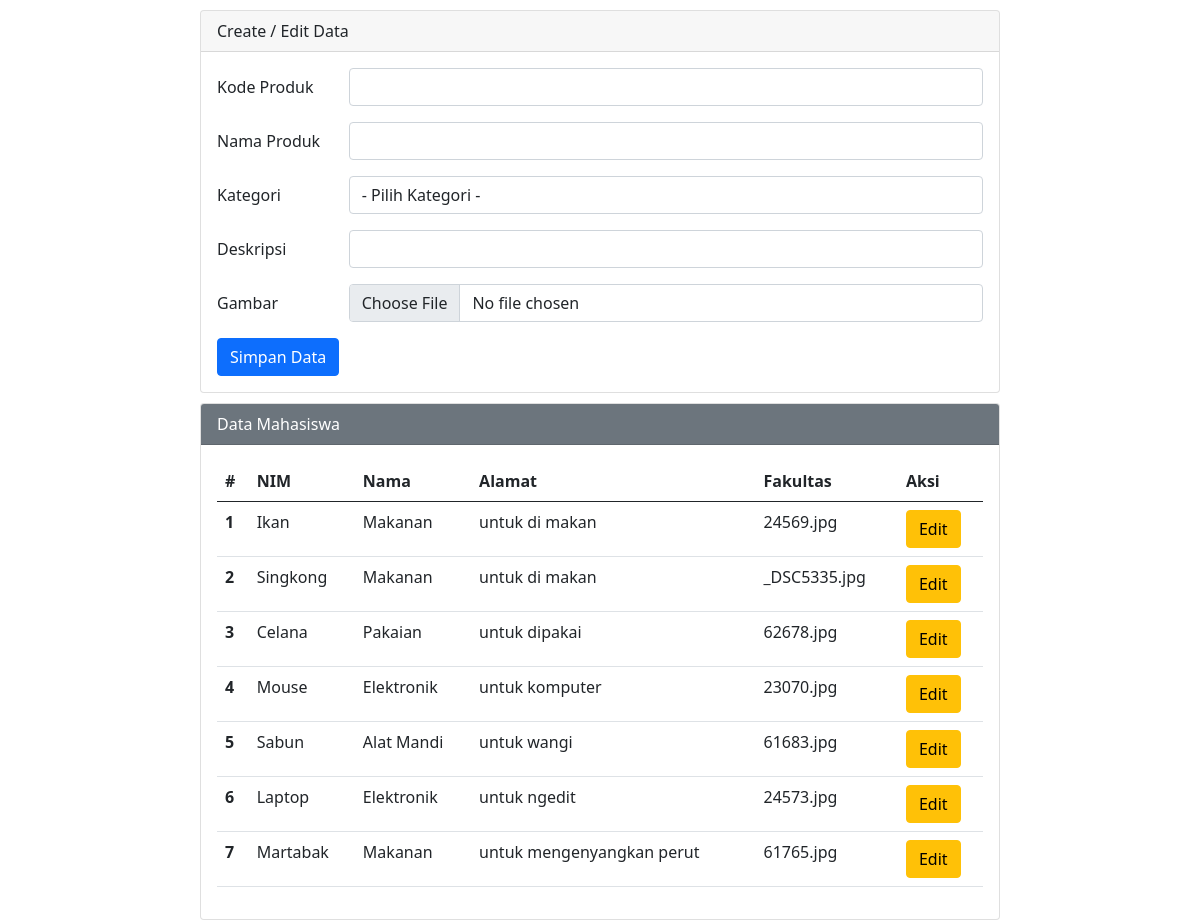
Screenshot of /editcb.php with the database file from the repository.
### tables this page shows
CREATE TABLE `tbl_produk` (
  `kode_produk` int(11) NOT NULL,
  `nama_produk` varchar(30) NOT NULL,
  `kategori` varchar(30) NOT NULL,
  `deskripsi` text NOT NULL,
  `gambar` varchar(100) NOT NULL
);

### editcb.php (the view, shortened to what this page needs)
<?php
include 'koneksi.php';
    $id         = "";
    $nama       = "";
    $deskripsi  = "";
    $gambar     = "";
?>
<!DOCTYPE html>
<html lang="en">
<head>
    <link href="https://cdn.jsdelivr.net/npm/bootstrap@5.0.0-beta2/dist/css/bootstrap.min.css" rel="stylesheet">
</head>
<body>
    <div class="mx-auto">
        <div class="card">
            <div class="card-header">
                Create / Edit Data
            </div>
            <div class="card-body">
                <form action="" method="POST">
                    <div class="mb-3 row">
                        <label for="kode" class="col-sm-2 col-form-label">Kode Produk</label>
                        <div class="col-sm-10">
                            <input type="text" class="form-control" id="kode" name="kode" value="<?php echo $id ?>">
                        </div>
                    </div>
                    <div class="mb-3 row">
                        <label for="nama" class="col-sm-2 col-form-label">Nama Produk</label>
                        <div class="col-sm-10">
                            <input type="text" class="form-control" id="nama" name="nama" value="<?php echo $nama ?>">
                        </div>
                    </div>
                    <div class="mb-3 row">
                        <label for="kategori" class="col-sm-2 col-form-label">Kategori</label>
                        <div class="col-sm-10">
                            <select class="form-control" name="kategori" id="kategori">
                                <option value="">- Pilih Kategori -</option>
                            </select>
                        </div>
                    </div>
                    <div class="mb-3 row">
                        <label for="deskripsi" class="col-sm-2 col-form-label">Deskripsi</label>
                        <div class="col-sm-10">
                            <input type="text" class="form-control" id="deskripsi" name="deskripsi" value="<?php echo $deskripsi ?>">
                        </div>
                    </div>
                    <div class="mb-3 row">
                        <label for="gambar" class="col-sm-2 col-form-label">Gambar</label>
                        <div class="col-sm-10">
                            <input type="file" class="form-control" id="gambar" name="gambar" value="<?php echo $gambar ?>">
                        </div>
                    </div>
                    <div class="col-12">
                        <input type="submit" name="simpan" value="Simpan Data" class="btn btn-primary" />
                    </div>
                </form>
            </div>
        </div>
        <div class="card">
            <div class="card-header text-white bg-secondary">
                Data Mahasiswa
            </div>
            <div class="card-body">
                <table class="table">
                    <thead>
                        <tr>
                            <th scope="col">#</th>
                            <th scope="col">NIM</th>
                            <th scope="col">Nama</th>
                            <th scope="col">Alamat</th>
                            <th scope="col">Fakultas</th>
                            <th scope="col">Aksi</th>
                        </tr>
                    </thead>
                    <tbody>
                        <?php
                        $sql   = "select * from tbl_produk order by kode_produk desc";
                        $q2     = mysqli_query($koneksi, $sql);
                        $urut   = 1;
                        while ($r2 = mysqli_fetch_array($q2)) {
                            $id         = $r2['kode_produk'];
                            $nama       = $r2['nama_produk'];
                            $kategori   = $r2['kategori'];
                            $deskripsi  = $r2['deskripsi'];
                            $gambar     = $r2['gambar'];
                        ?>
                            <tr>
                                <th scope="row"><?php echo $urut++ ?></th>
                                <td scope="row"><?php echo $nama ?></td>
                                <td scope="row"><?php echo $kategori ?></td>
                                <td scope="row"><?php echo $deskripsi ?></td>
                                <td scope="row"><?php echo $gambar ?></td>
                                <td scope="row">
                                    <a href="editcb.php?op=edit&id=<?php echo $id ?>"><button type="button" class="btn btn-warning">Edit</button></a>
                                </td>
                            </tr>
                        <?php
                        }
                        ?>
                    </tbody>
                </table>
            </div>
        </div>
    </div>
</body>
</html>

### editcb.php (style rules this page uses)
.mx-auto { width: 800px }
.card { margin-top: 10px; }

### rows the page displays
tbl_produk: nama_produk "Ikan", kategori "Makanan", deskripsi "untuk di makan", gambar "24569.jpg"
tbl_produk: nama_produk "Singkong", kategori "Makanan", deskripsi "untuk di makan", gambar "_DSC5335.jpg"
tbl_produk: nama_produk "Celana", kategori "Pakaian", deskripsi "untuk dipakai", gambar "62678.jpg"
tbl_produk: nama_produk "Mouse", kategori "Elektronik", deskripsi "untuk komputer", gambar "23070.jpg"
tbl_produk: nama_produk "Sabun", kategori "Alat Mandi", deskripsi "untuk wangi", gambar "61683.jpg"
tbl_produk: nama_produk "Laptop", kategori "Elektronik", deskripsi "untuk ngedit", gambar "24573.jpg"
tbl_produk: nama_produk "Martabak", kategori "Makanan", deskripsi "untuk mengenyangkan perut", gambar "61765.jpg"
